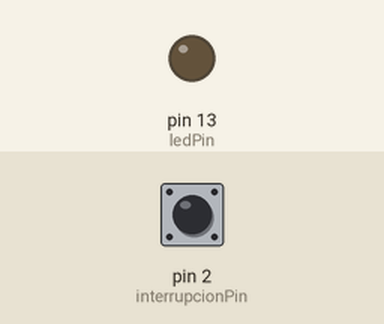
This sketch was run on a simulated Arduino Uno, built with avr-gcc and run on an emulated ATmega328P. Parts: output pins drawn as LEDs (lit = HIGH). Inputs (shaded band) come from the test bench; at power-on: pin 2 (interrupcionPin) HIGH.

Above: at 1.2 s.
1.3 s: pin 2 (interrupcionPin) pulled LOW for 0.15 s
At 1.37 s:
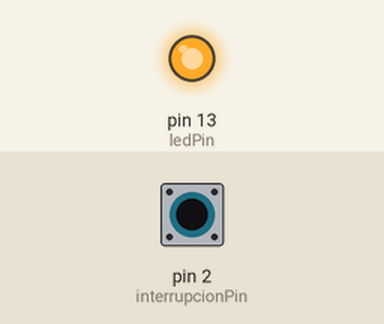
2.9 s: pin 2 (interrupcionPin) pulled LOW for 3.2 s
At 6.9 s:
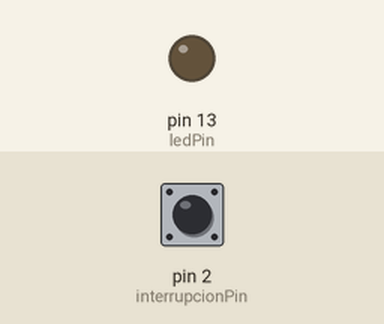
Timing chart, 0 to 8.4 s (numbered marks = the images above; inputs shaded):
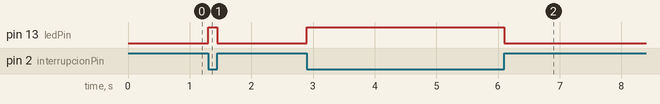

The sketch:

Interrupciones.ino
```cpp
const byte ledPin = 13;
const byte interrupcionPin = 2;

volatile byte estado = LOW;

void setup() {
  pinMode(ledPin, OUTPUT);
  pinMode(interrupcionPin, INPUT_PULLUP);
  attachInterrupt(digitalPinToInterrupt(interrupcionPin), blink, CHANGE);
}

void loop() {
  digitalWrite(ledPin, estado);
}

void blink() {
  estado = !estado;
}
```

Measured:
- after the input at 1.3 s, pin 13 (ledPin): LOW → HIGH at once, → LOW 0.15 s later
- after the input at 2.9 s, pin 13 (ledPin): LOW → HIGH at once, → LOW 3.2 s later
